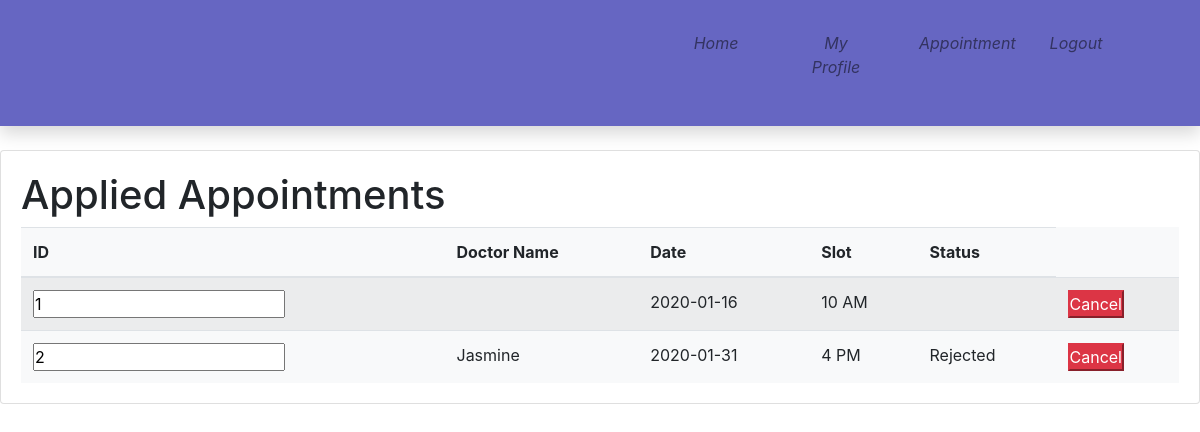
The app's page /appliedappointment.php with its own data.
### tables this page shows
CREATE TABLE `appointment` (
  `id` int(11) NOT NULL,
  `Did` int(11) NOT NULL,
  `Dname` varchar(20) NOT NULL,
  `Uname` varchar(20) NOT NULL,
  `Date` date NOT NULL,
  `Slot` varchar(20) NOT NULL,
  `Status` varchar(20) NOT NULL
);

### appliedappointment.php (the view, shortened to what this page needs)
<!doctype html>
 <html>
  <head>
	  <link rel ="stylesheet" href="css/bootstrap.min.css">
	  <link rel ="stylesheet" href="css/style.css">
  </head>
  <body>
	<div class="container-fliud">
        <nav class="navbar navbar-expand navbar-light topbar mb-4 static-top shadow bg-gradient-primary">
          <ul class="navbar-nav ml-auto pr-5 p-hide">
            <li class="nav-item ">
              <a class="nav-link " href="index.php">
                <i class="fas fa-home"><p> Home</p></i>
              </a>
            </li>
			<li class="nav-item ">
              <a class="nav-link " href="userprofile.php">
                <i class="fas fa-home"><p> My Profile</p></i>
              </a>
            </li>
			<li class="nav-item ">
              <a class="nav-link " href="applyappointment.php">
                <i class="fas fa-home"><p> Appointment</p></i>
              </a>
            </li>
			<li class="nav-item ">
              <a class="nav-link " href="index.php">
                <i class="fas fa-home"><p> Logout</p></i>
              </a>
            </li>
          </ul>
        </nav>
	</div>
	<div>
		<div class="card" style="">
			<div class="card-body">
				<h1>Applied Appointments</h1>
				<table class="table table-striped card-text bg-light">
					<thead>
						<tr>
							<th scope="col">ID</th>
							<th scope="col">Doctor Name</th>
							<th scope="col">Date</th>
							<th scope="col">Slot</th>
							<th scope="col">Status</th>
						</tr>
					</thead>
					<tbody>
						<?php
							require_once 'connection.php';
							$var=$_SESSION['user'];
							$sql="select * from appointment where Uname='".$var."'";
							$result=mysqli_query($conn,$sql);
							while($row=mysqli_fetch_assoc($result))
							{
						?>
						<tr>
						<form action="action.php" method="post">
							<td scope="row"><input type="text" value="<?php echo $row['id'];?>" name="id" readonly></td>
							<td scope="row"><?php echo $row['Dname'];?></td>
							<td scope="row"><?php echo $row['Date'];?></td>
							<td scope="row"><?php echo $row['Slot'];?></td>
							<td scope="row"><?php echo $row['Status'];?></td>
							<td><input type="submit" value="Cancel" class="btn-danger" name="cancel"></td>
						</form>
						</tr>
						<?php
							}
						?>
					</tbody>
				</table>
			</div>
		</div>
	</div>
  </body>
</html>

### css/style.css (style rules this page uses)
* { margin:0px; padding:0px; }
.navbar { text-align:center; background-color:rgba(0, 0, 153,0.6); }
.navbar ul { float:right; display:inline-flex; list-style-type:none; }
.navbar ul li { width:120px; padding:15px; }
.navbar ul li a { text-decoration:none; color:white; }

### records on screen
appointment: id "1", Date "2020-01-16", Slot "10 AM"
appointment: id "2", Dname "Jasmine", Date "2020-01-31", Slot "4 PM", Status "Rejected"
